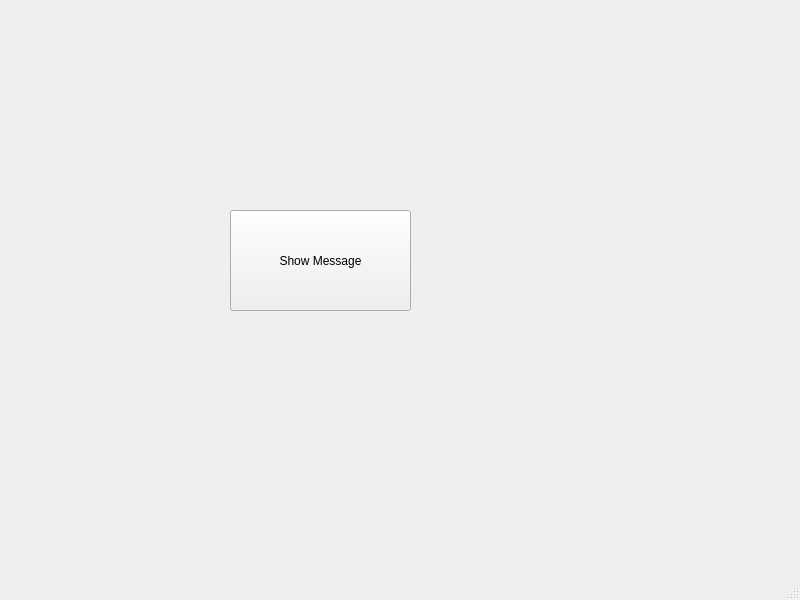
<?xml version="1.0" encoding="UTF-8"?>
<ui version="4.0">
 <class>MainWindow</class>
 <widget class="QMainWindow" name="MainWindow">
  <property name="geometry">
   <rect>
    <x>0</x>
    <y>0</y>
    <width>800</width>
    <height>600</height>
   </rect>
  </property>
  <property name="windowTitle">
   <string>MainWindow</string>
  </property>
  <widget class="QWidget" name="centralwidget">
   <widget class="QPushButton" name="pushButton">
    <property name="geometry">
     <rect>
      <x>230</x>
      <y>210</y>
      <width>181</width>
      <height>101</height>
     </rect>
    </property>
    <property name="text">
     <string>Show Message</string>
    </property>
   </widget>
  </widget>
  <widget class="QMenuBar" name="menubar">
   <property name="geometry">
    <rect>
     <x>0</x>
     <y>0</y>
     <width>800</width>
     <height>21</height>
    </rect>
   </property>
  </widget>
  <widget class="QStatusBar" name="statusbar"/>
 </widget>
 <resources/>
 <connections/>
</ui>
